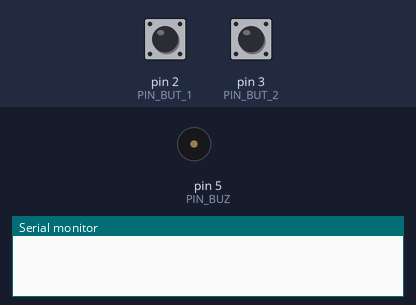
Bench run of a sketch on a simulated Arduino Uno, built with avr-gcc and run on an emulated ATmega328P. Shown: buzzer (waves = sounding), the last lines printed to the serial monitor. Inputs (shaded band) come from the test bench; at power-on: pin 2 (PIN_BUT_1) HIGH, pin 3 (PIN_BUT_2) HIGH.

Above: at 1.2 s.
1.3 s: pin 2 (PIN_BUT_1) pulled LOW for 0.15 s
At 1.5 s:
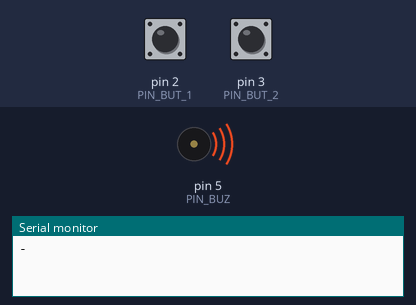
Timing chart, 0 to 4.3 s (numbered marks = the images above; inputs shaded):
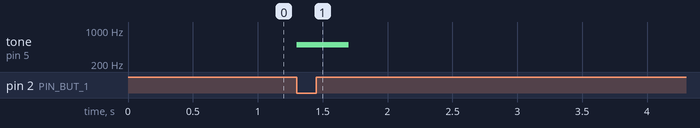

Measured:
- after the input at 1.3 s, tone on pin 5 (PIN_BUZ): silent → 500 Hz at once, → silent 0.40 s later

The sketch:

Lab2_oppg2.ino
```cpp
const int PIN_BUZ = 5;

const int PIN_BUT_1 = 2;
const int PIN_BUT_2 = 3;

void setup() {
  Serial.begin(9600);
  pinMode(PIN_BUZ, OUTPUT);
  pinMode(PIN_BUT_1, INPUT_PULLUP);
  pinMode(PIN_BUT_2, INPUT_PULLUP);
}

void loop() {
  if (!digitalRead(PIN_BUT_1)) {
    //Lang
    Serial.print("-");
    tone(PIN_BUZ, 500);
    delay(400);
    noTone(PIN_BUZ);
    while(!digitalRead(PIN_BUT_1));
  }
  else if (!digitalRead(PIN_BUT_2)) {
    //Kort
    Serial.print(".");
    tone(PIN_BUZ, 500);
    delay(200);
    noTone(PIN_BUZ);
    while(!digitalRead(PIN_BUT_2));
  }
}
```
